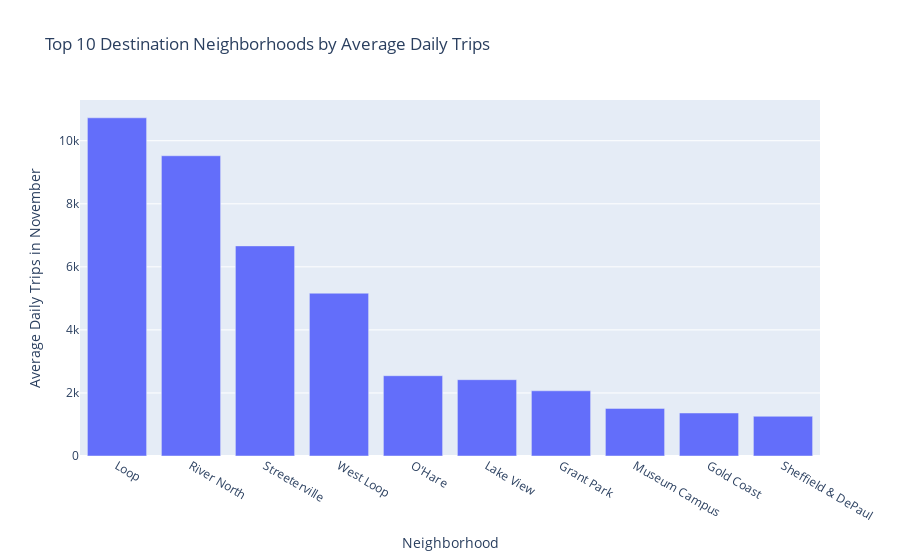
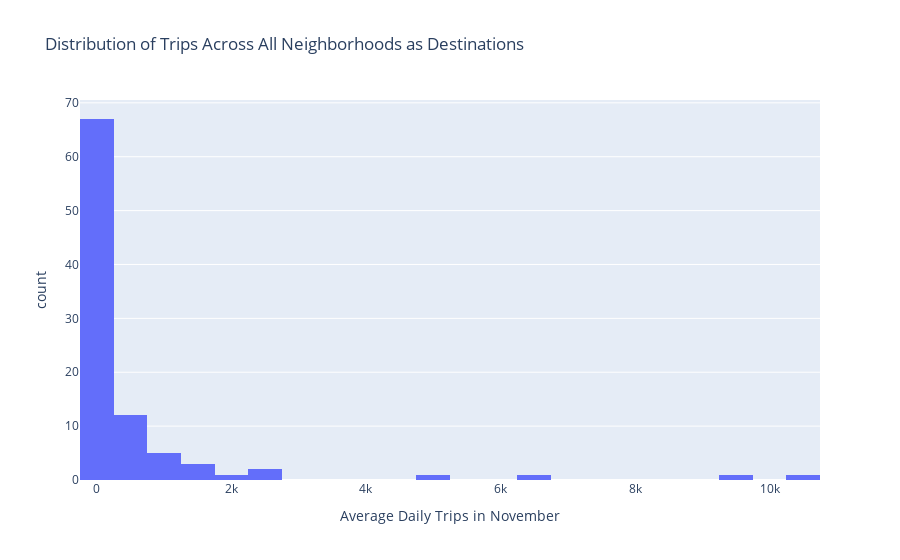

Source (notebook cell) for these figures, in order:
### Markdown cell above
Destination neighborhoods are dominated by a number of large neighborhoods with thousands of daily trips, while over 65 neighborhoods have less than 250 daily trips. We can see visually first a list of all large neighborhoods (top 10) and then a distribution of all neighborhoods:

### Code cell
# First plot is a bar graph showing top 10 neighborhoods
fig1 = px.bar(neigh_df.query('average_trips > 1259.765'), x='dropoff_location_name', y='average_trips', 
            labels={'dropoff_location_name': ' Neighborhood', 'average_trips': 'Average Daily Trips in November'},
            title='Top 10 Destination Neighborhoods by Average Daily Trips')
fig1.show()

# Second plot is a histogram showing overall distribution across all neighborhoods
fig = px.histogram(neigh_df, x='average_trips', nbins = 30, 
            labels={'average_trips': 'Average Daily Trips in November'},
            title='Distribution of Trips Across All Neighborhoods as Destinations')
fig.show()

### Figure 1 — Plotly figure (JSON) as saved in the notebook; plotly's stock layout.template omitted (floating-point values rounded to 4 significant figures)
{"data": [{"alignmentgroup": "True", "hovertemplate": " Neighborhood=%{x}<br>Average Daily Trips in November=%{y}<extra></extra>", "legendgroup": "", "marker": {"color": "#636efa", "pattern": {"shape": ""}}, "name": "", "offsetgroup": "", "orientation": "v", "showlegend": false, "textposition": "auto", "type": "bar", "x": ["Loop", "River North", "Streeterville", "West Loop", "O'Hare", "Lake View", "Grant Park", "Museum Campus", "Gold Coast", "Sheffield & DePaul"], "xaxis": "x", "y": [10730.0, 9524.0, 6665.0, 5164.0, 2547.0, 2421.0, 2069.0, 1510, 1364.0, 1260.0], "yaxis": "y"}], "layout": {"barmode": "relative", "legend": {"tracegroupgap": 0}, "title": {"text": "Top 10 Destination Neighborhoods by Average Daily Trips"}, "xaxis": {"anchor": "y", "domain": [0, 1], "title": {"text": " Neighborhood"}}, "yaxis": {"anchor": "x", "domain": [0, 1], "title": {"text": "Average Daily Trips in November"}}}}

### Figure 2 — Plotly figure (JSON) as saved in the notebook; plotly's stock layout.template omitted (floating-point values rounded to 4 significant figures)
{"data": [{"alignmentgroup": "True", "bingroup": "x", "hovertemplate": "Average Daily Trips in November=%{x}<br>count=%{y}<extra></extra>", "legendgroup": "", "marker": {"color": "#636efa", "pattern": {"shape": ""}}, "name": "", "nbinsx": 30, "offsetgroup": "", "orientation": "v", "showlegend": false, "type": "histogram", "x": [10730.0, 9524.0, 6665.0, 5164.0, 2547.0, 2421.0, 2069.0, 1510, 1364.0, 1260.0, 1247.0, 1212.0, 863.7, 849.7, 839.8, 745.4, 620.3, 583.3, 516.4, 469.6, 395.5, 393.3, 356.7, 299.0, 298.3, 296.6, 255.1, 208.2, 182.6, 180.9, 178.9, 143.3, 142.9, 119.7, 97.87, 95.23, 89.37, 77.1, 77.03, 74.33, 74.3, 67.83, 65.77, 64.03, 59.03, 53.97, 52.43, 51.6, 44.43, 43.57, 40.53, 36.17, 33.8, 33.1, 32.17, 30.17, 27.6, 27.57, 25.43, 23.2, 22.93, 22.6, 19.47, 16.87, 16.63, 16.13, 16.03, 15.17, 14.5, 14.37, 14.23, 14.17, 13, 12.27, 10.5, 9.567, 9.133, 8.367, 8.233, 8.167, 7.733, 7.7, 7.5, 6.967, 6.467, 5.767, 5.667, 3.897, 3.8, 3.138, 3.118, 2.333, 1.962, 1.8], "xaxis": "x", "yaxis": "y"}], "layout": {"barmode": "relative", "legend": {"tracegroupgap": 0}, "title": {"text": "Distribution of Trips Across All Neighborhoods as Destinations"}, "xaxis": {"anchor": "y", "domain": [0, 1], "title": {"text": "Average Daily Trips in November"}}, "yaxis": {"anchor": "x", "domain": [0, 1], "title": {"text": "count"}}}}
